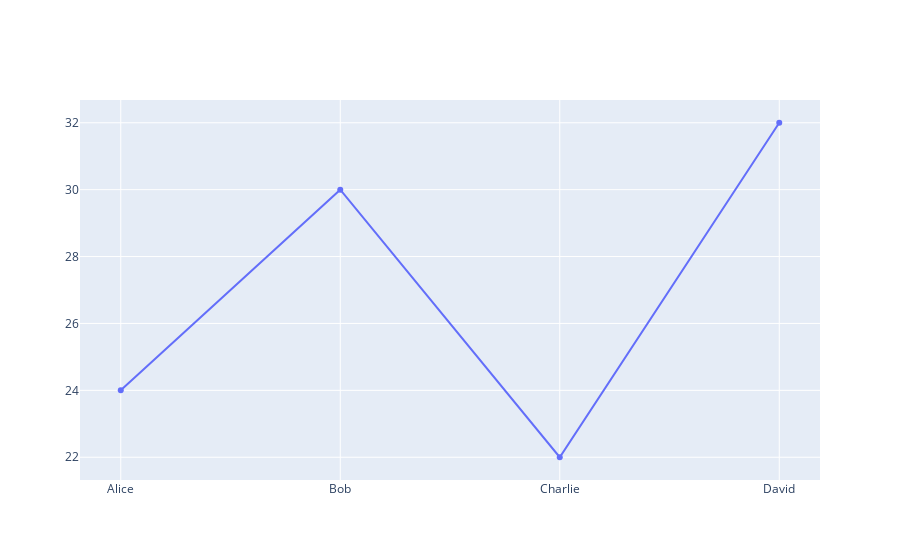

Write notebook code for a chart like this one.
### Markdown cell above
# Now let's draw the plot with graph objects

### Code cell
# import graph_objects
import plotly.graph_objects as go
# make the dataset
names = ['Alice', 'Bob', 'Charlie', 'David']
ages = [24, 30, 22, 32]
# Now let's draw the simple line plot with graph objects using the titanic dataset
fig = go.Figure(data=go.Scatter(x=names, y=ages))
fig.show()

### Figure 1 — Plotly figure (JSON) as saved in the notebook; plotly's stock layout.template omitted (floating-point values rounded to 4 significant figures)
{"data": [{"type": "scatter", "x": ["Alice", "Bob", "Charlie", "David"], "y": [24, 30, 22, 32]}], "layout": {}}
